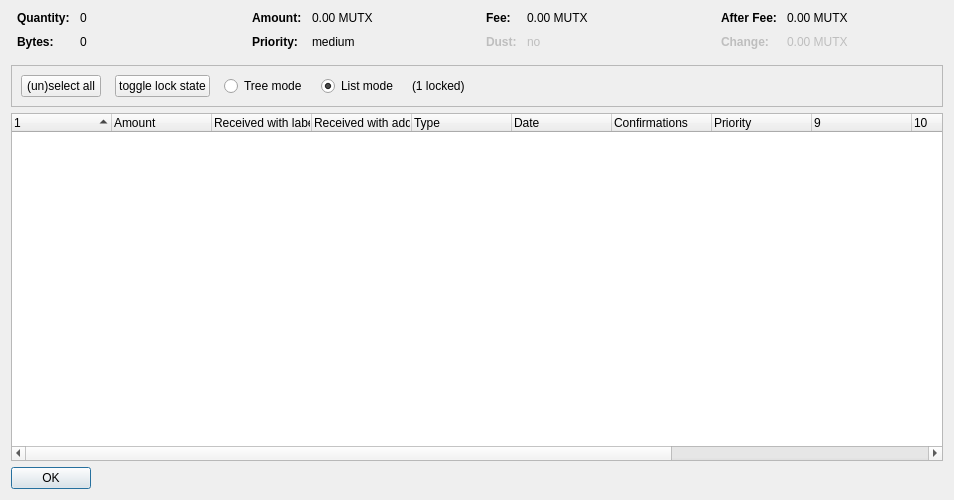
<?xml version="1.0" encoding="UTF-8"?>
<ui version="4.0">
 <class>CoinControlDialog</class>
 <widget class="QDialog" name="CoinControlDialog">
  <property name="geometry">
   <rect>
    <x>0</x>
    <y>0</y>
    <width>954</width>
    <height>500</height>
   </rect>
  </property>
  <property name="windowTitle">
   <string>Coin Selection</string>
  </property>
  <layout class="QVBoxLayout" name="verticalLayout">
   <item>
    <layout class="QHBoxLayout" name="horizontalLayoutTop" stretch="0,0,0,0">
     <property name="topMargin">
      <number>0</number>
     </property>
     <property name="bottomMargin">
      <number>10</number>
     </property>
     <item>
      <layout class="QFormLayout" name="formLayoutCoinControl1">
       <property name="horizontalSpacing">
        <number>10</number>
       </property>
       <property name="verticalSpacing">
        <number>10</number>
       </property>
       <property name="leftMargin">
        <number>6</number>
       </property>
       <property name="rightMargin">
        <number>6</number>
       </property>
       <item row="0" column="0">
        <widget class="QLabel" name="labelCoinControlQuantityText">
         <property name="font">
          <font>
           <weight>75</weight>
           <bold>true</bold>
          </font>
         </property>
         <property name="text">
          <string>Quantity:</string>
         </property>
        </widget>
       </item>
       <item row="0" column="1">
        <widget class="QLabel" name="labelCoinControlQuantity">
         <property name="cursor">
          <cursorShape>IBeamCursor</cursorShape>
         </property>
         <property name="contextMenuPolicy">
          <enum>Qt::ActionsContextMenu</enum>
         </property>
         <property name="text">
          <string notr="true">0</string>
         </property>
         <property name="textInteractionFlags">
          <set>Qt::LinksAccessibleByMouse|Qt::TextSelectableByKeyboard|Qt::TextSelectableByMouse</set>
         </property>
        </widget>
       </item>
       <item row="1" column="0">
        <widget class="QLabel" name="labelCoinControlBytesText">
         <property name="font">
          <font>
           <weight>75</weight>
           <bold>true</bold>
          </font>
         </property>
         <property name="text">
          <string>Bytes:</string>
         </property>
        </widget>
       </item>
       <item row="1" column="1">
        <widget class="QLabel" name="labelCoinControlBytes">
         <property name="cursor">
          <cursorShape>IBeamCursor</cursorShape>
         </property>
         <property name="contextMenuPolicy">
          <enum>Qt::ActionsContextMenu</enum>
         </property>
         <property name="text">
          <string notr="true">0</string>
         </property>
         <property name="textInteractionFlags">
          <set>Qt::LinksAccessibleByMouse|Qt::TextSelectableByKeyboard|Qt::TextSelectableByMouse</set>
         </property>
        </widget>
       </item>
      </layout>
     </item>
     <item>
      <layout class="QFormLayout" name="formLayoutCoinControl2">
       <property name="horizontalSpacing">
        <number>10</number>
       </property>
       <property name="verticalSpacing">
        <number>10</number>
       </property>
       <property name="leftMargin">
        <number>6</number>
       </property>
       <property name="rightMargin">
        <number>6</number>
       </property>
       <item row="0" column="0">
        <widget class="QLabel" name="labelCoinControlAmountText">
         <property name="font">
          <font>
           <weight>75</weight>
           <bold>true</bold>
          </font>
         </property>
         <property name="text">
          <string>Amount:</string>
         </property>
        </widget>
       </item>
       <item row="0" column="1">
        <widget class="QLabel" name="labelCoinControlAmount">
         <property name="cursor">
          <cursorShape>IBeamCursor</cursorShape>
         </property>
         <property name="contextMenuPolicy">
          <enum>Qt::ActionsContextMenu</enum>
         </property>
         <property name="text">
          <string notr="true">0.00 MUTX</string>
         </property>
         <property name="textInteractionFlags">
          <set>Qt::LinksAccessibleByMouse|Qt::TextSelectableByKeyboard|Qt::TextSelectableByMouse</set>
         </property>
        </widget>
       </item>
       <item row="1" column="0">
        <widget class="QLabel" name="labelCoinControlPriorityText">
         <property name="font">
          <font>
           <weight>75</weight>
           <bold>true</bold>
          </font>
         </property>
         <property name="text">
          <string>Priority:</string>
         </property>
        </widget>
       </item>
       <item row="1" column="1">
        <widget class="QLabel" name="labelCoinControlPriority">
         <property name="cursor">
          <cursorShape>IBeamCursor</cursorShape>
         </property>
         <property name="contextMenuPolicy">
          <enum>Qt::ActionsContextMenu</enum>
         </property>
         <property name="text">
          <string>medium</string>
         </property>
         <property name="textInteractionFlags">
          <set>Qt::LinksAccessibleByMouse|Qt::TextSelectableByKeyboard|Qt::TextSelectableByMouse</set>
         </property>
        </widget>
       </item>
      </layout>
     </item>
     <item>
      <layout class="QFormLayout" name="formLayoutCoinControl3">
       <property name="horizontalSpacing">
        <number>10</number>
       </property>
       <property name="verticalSpacing">
        <number>10</number>
       </property>
       <property name="leftMargin">
        <number>6</number>
       </property>
       <property name="rightMargin">
        <number>6</number>
       </property>
       <item row="0" column="0">
        <widget class="QLabel" name="labelCoinControlFeeText">
         <property name="font">
          <font>
           <weight>75</weight>
           <bold>true</bold>
          </font>
         </property>
         <property name="text">
          <string>Fee:</string>
         </property>
        </widget>
       </item>
       <item row="0" column="1">
        <widget class="QLabel" name="labelCoinControlFee">
         <property name="cursor">
          <cursorShape>IBeamCursor</cursorShape>
         </property>
         <property name="contextMenuPolicy">
          <enum>Qt::ActionsContextMenu</enum>
         </property>
         <property name="text">
          <string notr="true">0.00 MUTX</string>
         </property>
         <property name="textInteractionFlags">
          <set>Qt::LinksAccessibleByMouse|Qt::TextSelectableByKeyboard|Qt::TextSelectableByMouse</set>
         </property>
        </widget>
       </item>
       <item row="1" column="0">
        <widget class="QLabel" name="labelCoinControlLowOutputText">
         <property name="enabled">
          <bool>false</bool>
         </property>
         <property name="font">
          <font>
           <weight>75</weight>
           <bold>true</bold>
          </font>
         </property>
         <property name="text">
          <string>Dust:</string>
         </property>
        </widget>
       </item>
       <item row="1" column="1">
        <widget class="QLabel" name="labelCoinControlLowOutput">
         <property name="enabled">
          <bool>false</bool>
         </property>
         <property name="cursor">
          <cursorShape>IBeamCursor</cursorShape>
         </property>
         <property name="contextMenuPolicy">
          <enum>Qt::ActionsContextMenu</enum>
         </property>
         <property name="text">
          <string>no</string>
         </property>
         <property name="textInteractionFlags">
          <set>Qt::LinksAccessibleByMouse|Qt::TextSelectableByKeyboard|Qt::TextSelectableByMouse</set>
         </property>
        </widget>
       </item>
      </layout>
     </item>
     <item>
      <layout class="QFormLayout" name="formLayoutCoinControl4">
       <property name="horizontalSpacing">
        <number>10</number>
       </property>
       <property name="verticalSpacing">
        <number>10</number>
       </property>
       <property name="leftMargin">
        <number>6</number>
       </property>
       <property name="rightMargin">
        <number>6</number>
       </property>
       <item row="0" column="0">
        <widget class="QLabel" name="labelCoinControlAfterFeeText">
         <property name="font">
          <font>
           <weight>75</weight>
           <bold>true</bold>
          </font>
         </property>
         <property name="text">
          <string>After Fee:</string>
         </property>
        </widget>
       </item>
       <item row="0" column="1">
        <widget class="QLabel" name="labelCoinControlAfterFee">
         <property name="cursor">
          <cursorShape>IBeamCursor</cursorShape>
         </property>
         <property name="contextMenuPolicy">
          <enum>Qt::ActionsContextMenu</enum>
         </property>
         <property name="text">
          <string notr="true">0.00 MUTX</string>
         </property>
         <property name="textInteractionFlags">
          <set>Qt::LinksAccessibleByMouse|Qt::TextSelectableByKeyboard|Qt::TextSelectableByMouse</set>
         </property>
        </widget>
       </item>
       <item row="1" column="0">
        <widget class="QLabel" name="labelCoinControlChangeText">
         <property name="enabled">
          <bool>false</bool>
         </property>
         <property name="font">
          <font>
           <weight>75</weight>
           <bold>true</bold>
          </font>
         </property>
         <property name="text">
          <string>Change:</string>
         </property>
        </widget>
       </item>
       <item row="1" column="1">
        <widget class="QLabel" name="labelCoinControlChange">
         <property name="enabled">
          <bool>false</bool>
         </property>
         <property name="cursor">
          <cursorShape>IBeamCursor</cursorShape>
         </property>
         <property name="contextMenuPolicy">
          <enum>Qt::ActionsContextMenu</enum>
         </property>
         <property name="text">
          <string notr="true">0.00 MUTX</string>
         </property>
         <property name="textInteractionFlags">
          <set>Qt::LinksAccessibleByMouse|Qt::TextSelectableByKeyboard|Qt::TextSelectableByMouse</set>
         </property>
        </widget>
       </item>
      </layout>
     </item>
    </layout>
   </item>
   <item>
    <widget class="QFrame" name="frame">
     <property name="minimumSize">
      <size>
       <width>0</width>
       <height>40</height>
      </size>
     </property>
     <property name="frameShape">
      <enum>QFrame::StyledPanel</enum>
     </property>
     <property name="frameShadow">
      <enum>QFrame::Sunken</enum>
     </property>
     <layout class="QHBoxLayout" name="horizontalLayout">
      <item>
       <layout class="QHBoxLayout" name="horizontalLayoutPanel" stretch="0,0,0,0,0,0">
        <property name="spacing">
         <number>14</number>
        </property>
        <item>
         <widget class="QPushButton" name="pushButtonSelectAll">
          <property name="sizePolicy">
           <sizepolicy hsizetype="Maximum" vsizetype="Fixed">
            <horstretch>0</horstretch>
            <verstretch>0</verstretch>
           </sizepolicy>
          </property>
          <property name="text">
           <string>(un)select all</string>
          </property>
          <property name="autoDefault">
           <bool>false</bool>
          </property>
         </widget>
        </item>
        <item>
         <widget class="QPushButton" name="pushButtonToggleLock">
          <property name="sizePolicy">
           <sizepolicy hsizetype="Maximum" vsizetype="Fixed">
            <horstretch>0</horstretch>
            <verstretch>0</verstretch>
           </sizepolicy>
          </property>
          <property name="text">
           <string>toggle lock state</string>
          </property>
          <property name="autoDefault">
           <bool>false</bool>
          </property>
         </widget>
        </item>
        <item>
         <widget class="QRadioButton" name="radioTreeMode">
          <property name="sizePolicy">
           <sizepolicy hsizetype="Maximum" vsizetype="Fixed">
            <horstretch>0</horstretch>
            <verstretch>0</verstretch>
           </sizepolicy>
          </property>
          <property name="text">
           <string>Tree mode</string>
          </property>
         </widget>
        </item>
        <item>
         <widget class="QRadioButton" name="radioListMode">
          <property name="sizePolicy">
           <sizepolicy hsizetype="Maximum" vsizetype="Fixed">
            <horstretch>0</horstretch>
            <verstretch>0</verstretch>
           </sizepolicy>
          </property>
          <property name="text">
           <string>List mode</string>
          </property>
          <property name="checked">
           <bool>true</bool>
          </property>
         </widget>
        </item>
        <item>
         <widget class="QLabel" name="labelLocked">
          <property name="text">
           <string>(1 locked)</string>
          </property>
         </widget>
        </item>
        <item>
         <spacer name="horizontalSpacer">
          <property name="orientation">
           <enum>Qt::Horizontal</enum>
          </property>
          <property name="sizeHint" stdset="0">
           <size>
            <width>40</width>
            <height>20</height>
           </size>
          </property>
         </spacer>
        </item>
       </layout>
      </item>
     </layout>
    </widget>
   </item>
   <item>
    <widget class="CoinControlTreeWidget" name="treeWidget">
     <property name="contextMenuPolicy">
      <enum>Qt::CustomContextMenu</enum>
     </property>
     <property name="sortingEnabled">
      <bool>false</bool>
     </property>
     <property name="columnCount">
      <number>13</number>
     </property>
     <attribute name="headerShowSortIndicator" stdset="0">
      <bool>true</bool>
     </attribute>
     <attribute name="headerStretchLastSection">
      <bool>false</bool>
     </attribute>
     <column>
      <property name="text">
       <string/>
      </property>
     </column>
     <column>
      <property name="text">
       <string>Amount</string>
      </property>
     </column>
     <column>
      <property name="text">
       <string>Received with label</string>
      </property>
     </column>
     <column>
      <property name="text">
       <string>Received with address</string>
      </property>
     </column>
     <column>
      <property name="text">
	<string>Type</string>
      </property>
     </column>
     <column>
      <property name="text">	 
       <string>Date</string>
      </property>
     </column>
     <column>
      <property name="text">
       <string>Confirmations</string>
      </property>
      <property name="toolTip">
       <string>Confirmed</string>
      </property>
     </column>
     <column>
      <property name="text">
       <string>Priority</string>
      </property>
     </column>
     <column>
      <property name="text">
       <string/>
      </property>
     </column>
     <column>
      <property name="text">
       <string/>
      </property>
     </column>
     <column>
      <property name="text">
       <string/>
      </property>
     </column>
     <column>
      <property name="text">
       <string/>
      </property>
     </column>
     <column>
      <property name="text">
       <string/>
      </property>
     </column>
    </widget>
   </item>
   <item>
    <widget class="QDialogButtonBox" name="buttonBox">
     <property name="sizePolicy">
      <sizepolicy hsizetype="Maximum" vsizetype="Fixed">
       <horstretch>0</horstretch>
       <verstretch>0</verstretch>
      </sizepolicy>
     </property>
     <property name="orientation">
      <enum>Qt::Horizontal</enum>
     </property>
     <property name="standardButtons">
      <set>QDialogButtonBox::Ok</set>
     </property>
    </widget>
   </item>
  </layout>
 </widget>
 <customwidgets>
  <customwidget>
   <class>CoinControlTreeWidget</class>
   <extends>QTreeWidget</extends>
   <header>coincontroltreewidget.h</header>
  </customwidget>
 </customwidgets>
 <resources/>
 <connections/>
</ui>
